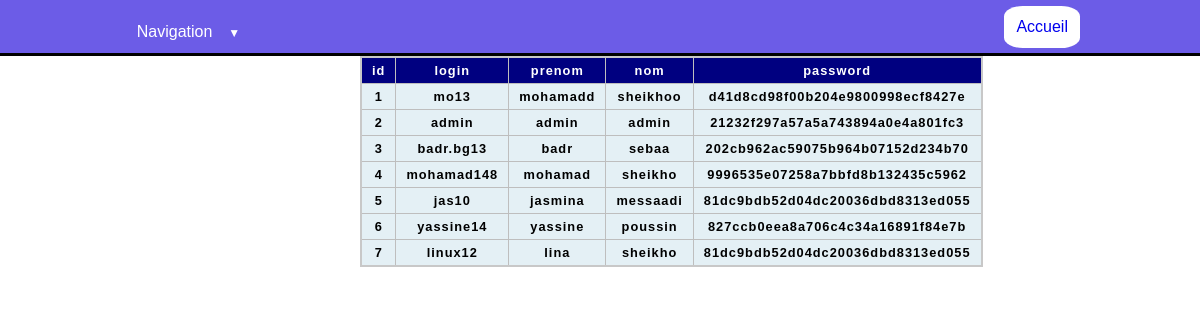
Screenshot of /php/admin.php with the database file from the repository.
### tables this page shows
CREATE TABLE `utilisateurs` (
  `id` int(11) NOT NULL,
  `login` varchar(255) NOT NULL,
  `prenom` varchar(255) NOT NULL,
  `nom` varchar(255) NOT NULL,
  `password` varchar(255) NOT NULL
);

### php/admin.php (the view, shortened to what this page needs)
<!DOCTYPE html>
<html>
<head>
    <link rel="stylesheet" href="../css/style.css">
    <link rel="stylesheet" href="../css/table.css">
</head>
<body>
    <header>
        <div class="accueil">
            <a href="../index.php">Accueil</a>
        </div>
        <nav>
            <ul>
                <li class="deroulant"><a href="#">Navigation &ensp;</a>
            </ul>
        </nav>
    </header>
    <?php
    $bdd = mysqli_connect('localhost', 'root', '', 'moduleconnexion');
    $req = mysqli_query($bdd, "SELECT * FROM `utilisateurs`");
    $res = mysqli_fetch_all($req);
    ?>
    <table>
        <thead>
            <tr>
                <th scope="col">id</th>
                <th scope="col">login</th>
                <th scope="col">prenom</th>
                <th scope="col">nom</th>
                <th scope="col">password</th>
            </tr>
        </thead>
        <tbody>
            <?php
            foreach ($res as $key => $value) {
                echo '<tr>';
                foreach ($value as $key2 => $value2) {
                    echo '<th>' . $value2 . '</th>';
                }
                echo '</tr>';
            }
            ?>
        </tbody>
    </table>
</body>
</html>

### css/style.css (style rules this page uses)
* { margin: 0; padding: 0; box-sizing: border-box; font-family: "Poppins", sans-serif; }
body { width: 100%; min-height: 100vh; background-position: center; background-size: cover; }
header { display: flex; background-color: #6c5ce7; position: relative; z-index: 99; flex-direction: row-reverse; height: 10%; border-bottom: solid; }
nav { width: 50%; margin: 0 auto; background-color: #6c5ce7; position: sticky; top: 0px; color: white; }
nav ul { list-style-type: none; display: flex; }
nav ul li { flex: 1 1 auto; text-align: center; position: relative; margin-top: 1.89%; }
nav a { display: block; text-decoration: none; color: white; border: 2px solid transparent; padding: 10px 0px; }
.deroulant > a::after { content: " ▼"; font-size: 12px; }
.deroulant { display: flex; align-items: flex-start; }
.accueil { background-color: white; margin: auto; margin-right: 10%; border-radius: 25%; padding: 1%; text-decoration: none; }
.accueil a { text-decoration: none; }

### css/table.css (style rules this page uses)
thead, tfoot { background-color: navy; color: #fff; }
tbody { background-color: #e4f0f5; }
table { border-collapse: collapse; border: 2px solid rgb(200, 200, 200); letter-spacing: 1px; font-family: sans-serif; font-size: .8rem; margin-left: 30%; }
td, th { border: 1px solid rgb(190, 190, 190); padding: 5px 10px; }

### rows the page displays
utilisateurs: id "1", login "mo13", prenom "mohamadd", nom "sheikhoo", password "d41d8cd98f00b204e9800998ecf8427e"
utilisateurs: id "2", login "admin", prenom "admin", nom "admin", password "21232f297a57a5a743894a0e4a801fc3"
utilisateurs: id "3", login "badr.bg13", prenom "badr", nom "sebaa", password "202cb962ac59075b964b07152d234b70"
utilisateurs: id "4", login "mohamad148", prenom "mohamad", nom "sheikho", password "9996535e07258a7bbfd8b132435c5962"
utilisateurs: id "5", login "jas10", prenom "jasmina", nom "messaadi", password "81dc9bdb52d04dc20036dbd8313ed055"
utilisateurs: id "6", login "yassine14", prenom "yassine", nom "poussin", password "827ccb0eea8a706c4c34a16891f84e7b"
utilisateurs: id "7", login "linux12", prenom "lina", nom "sheikho", password "81dc9bdb52d04dc20036dbd8313ed055"
